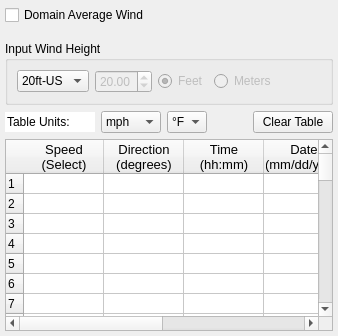
          <widget class="QWidget" name="domainAveragePage">
           <layout class="QVBoxLayout" name="verticalLayout_11" stretch="0">
            <property name="spacing">
             <number>6</number>
            </property>
            <property name="leftMargin">
             <number>5</number>
            </property>
            <property name="topMargin">
             <number>5</number>
            </property>
            <property name="rightMargin">
             <number>5</number>
            </property>
            <property name="bottomMargin">
             <number>5</number>
            </property>
            <item>
             <layout class="QVBoxLayout" name="domainAvgWndLayout" stretch="1,0,1,1,0">
              <property name="spacing">
               <number>6</number>
              </property>
              <property name="sizeConstraint">
               <enum>QLayout::SizeConstraint::SetMinAndMaxSize</enum>
              </property>
              <property name="topMargin">
               <number>0</number>
              </property>
              <item>
               <layout class="QHBoxLayout" name="domainAvgWindLayout">
                <property name="sizeConstraint">
                 <enum>QLayout::SizeConstraint::SetDefaultConstraint</enum>
                </property>
                <property name="topMargin">
                 <number>0</number>
                </property>
                <item>
                 <widget class="QCheckBox" name="useDomainAvgWind">
                  <property name="sizePolicy">
                   <sizepolicy hsizetype="Expanding" vsizetype="Fixed">
                    <horstretch>0</horstretch>
                    <verstretch>0</verstretch>
                   </sizepolicy>
                  </property>
                  <property name="minimumSize">
                   <size>
                    <width>0</width>
                    <height>5</height>
                   </size>
                  </property>
                  <property name="cursor">
                   <cursorShape>PointingHandCursor</cursorShape>
                  </property>
                  <property name="text">
                   <string>Domain Average Wind</string>
                  </property>
                 </widget>
                </item>
                <item>
                 <spacer name="horizontalSpacer_11">
                  <property name="orientation">
                   <enum>Qt::Orientation::Horizontal</enum>
                  </property>
                  <property name="sizeHint" stdset="0">
                   <size>
                    <width>40</width>
                    <height>20</height>
                   </size>
                  </property>
                 </spacer>
                </item>
               </layout>
              </item>
              <item>
               <layout class="QVBoxLayout" name="verticalLayout_13">
                <property name="topMargin">
                 <number>10</number>
                </property>
               </layout>
              </item>
              <item>
               <widget class="QGroupBox" name="inputWindHeight">
                <property name="sizePolicy">
                 <sizepolicy hsizetype="Preferred" vsizetype="Fixed">
                  <horstretch>0</horstretch>
                  <verstretch>100</verstretch>
                 </sizepolicy>
                </property>
                <property name="title">
                 <string>Input Wind Height</string>
                </property>
                <layout class="QHBoxLayout" name="horizontalLayout_2">
                 <item>
                  <widget class="QComboBox" name="domainAvgPicklist">
                   <property name="cursor">
                    <cursorShape>PointingHandCursor</cursorShape>
                   </property>
                   <item>
                    <property name="text">
                     <string>20ft-US</string>
                    </property>
                   </item>
                   <item>
                    <property name="text">
                     <string>10m-SI</string>
                    </property>
                   </item>
                   <item>
                    <property name="text">
                     <string>Custom</string>
                    </property>
                   </item>
                  </widget>
                 </item>
                 <item>
                  <widget class="QDoubleSpinBox" name="windHeightValue">
                   <property name="enabled">
                    <bool>false</bool>
                   </property>
                   <property name="cursor">
                    <cursorShape>PointingHandCursor</cursorShape>
                   </property>
                   <property name="minimum">
                    <double>0.010000000000000</double>
                   </property>
                   <property name="value">
                    <double>20.000000000000000</double>
                   </property>
                  </widget>
                 </item>
                 <item>
                  <widget class="QRadioButton" name="windHeightFeet">
                   <property name="enabled">
                    <bool>false</bool>
                   </property>
                   <property name="cursor">
                    <cursorShape>PointingHandCursor</cursorShape>
                   </property>
                   <property name="text">
                    <string>Feet</string>
                   </property>
                   <property name="checked">
                    <bool>true</bool>
                   </property>
                  </widget>
                 </item>
                 <item>
                  <widget class="QRadioButton" name="windHeightMeters">
                   <property name="enabled">
                    <bool>false</bool>
                   </property>
                   <property name="cursor">
                    <cursorShape>PointingHandCursor</cursorShape>
                   </property>
                   <property name="text">
                    <string>Meters</string>
                   </property>
                  </widget>
                 </item>
                 <item>
                  <spacer name="horizontalSpacer_10">
                   <property name="orientation">
                    <enum>Qt::Orientation::Horizontal</enum>
                   </property>
                   <property name="sizeHint" stdset="0">
                    <size>
                     <width>40</width>
                     <height>20</height>
                    </size>
                   </property>
                  </spacer>
                 </item>
                </layout>
               </widget>
              </item>
              <item>
               <layout class="QHBoxLayout" name="clearTableLayout" stretch="1,0,1,4,1">
                <property name="topMargin">
                 <number>0</number>
                </property>
                <property name="bottomMargin">
                 <number>0</number>
                </property>
                <item>
                 <widget class="QLineEdit" name="unitTextField">
                  <property name="sizePolicy">
                   <sizepolicy hsizetype="Fixed" vsizetype="Fixed">
                    <horstretch>0</horstretch>
                    <verstretch>0</verstretch>
                   </sizepolicy>
                  </property>
                  <property name="minimumSize">
                   <size>
                    <width>90</width>
                    <height>0</height>
                   </size>
                  </property>
                  <property name="maximumSize">
                   <size>
                    <width>90</width>
                    <height>16777215</height>
                   </size>
                  </property>
                  <property name="text">
                   <string>Table Units:</string>
                  </property>
                  <property name="frame">
                   <bool>false</bool>
                  </property>
                  <property name="readOnly">
                   <bool>true</bool>
                  </property>
                 </widget>
                </item>
                <item>
                 <widget class="QComboBox" name="speedUnits">
                  <property name="sizePolicy">
                   <sizepolicy hsizetype="Fixed" vsizetype="Fixed">
                    <horstretch>0</horstretch>
                    <verstretch>0</verstretch>
                   </sizepolicy>
                  </property>
                  <property name="minimumSize">
                   <size>
                    <width>60</width>
                    <height>0</height>
                   </size>
                  </property>
                  <property name="maximumSize">
                   <size>
                    <width>60</width>
                    <height>16777215</height>
                   </size>
                  </property>
                  <property name="cursor">
                   <cursorShape>PointingHandCursor</cursorShape>
                  </property>
                  <item>
                   <property name="text">
                    <string>mph</string>
                   </property>
                  </item>
                  <item>
                   <property name="text">
                    <string>m/s</string>
                   </property>
                  </item>
                  <item>
                   <property name="text">
                    <string>kph</string>
                   </property>
                  </item>
                  <item>
                   <property name="text">
                    <string>kts</string>
                   </property>
                  </item>
                 </widget>
                </item>
                <item>
                 <widget class="QComboBox" name="tempUnits">
                  <property name="sizePolicy">
                   <sizepolicy hsizetype="Fixed" vsizetype="Fixed">
                    <horstretch>0</horstretch>
                    <verstretch>0</verstretch>
                   </sizepolicy>
                  </property>
                  <property name="minimumSize">
                   <size>
                    <width>40</width>
                    <height>0</height>
                   </size>
                  </property>
                  <property name="maximumSize">
                   <size>
                    <width>40</width>
                    <height>16777215</height>
                   </size>
                  </property>
                  <property name="cursor">
                   <cursorShape>PointingHandCursor</cursorShape>
                  </property>
                  <property name="layoutDirection">
                   <enum>Qt::LayoutDirection::LeftToRight</enum>
                  </property>
                  <item>
                   <property name="text">
                    <string>°F</string>
                   </property>
                  </item>
                  <item>
                   <property name="text">
                    <string>°C</string>
                   </property>
                  </item>
                 </widget>
                </item>
                <item>
                 <spacer name="horizontalSpacer_12">
                  <property name="orientation">
                   <enum>Qt::Orientation::Horizontal</enum>
                  </property>
                  <property name="sizeHint" stdset="0">
                   <size>
                    <width>40</width>
                    <height>20</height>
                   </size>
                  </property>
                 </spacer>
                </item>
                <item>
                 <widget class="QPushButton" name="clearDAWtable">
                  <property name="sizePolicy">
                   <sizepolicy hsizetype="Fixed" vsizetype="Fixed">
                    <horstretch>0</horstretch>
                    <verstretch>0</verstretch>
                   </sizepolicy>
                  </property>
                  <property name="cursor">
                   <cursorShape>PointingHandCursor</cursorShape>
                  </property>
                  <property name="text">
                   <string>Clear Table</string>
                  </property>
                 </widget>
                </item>
               </layout>
              </item>
              <item>
               <layout class="QVBoxLayout" name="verticalLayout_14" stretch="0">
                <property name="sizeConstraint">
                 <enum>QLayout::SizeConstraint::SetMaximumSize</enum>
                </property>
                <property name="topMargin">
                 <number>0</number>
                </property>
                <item>
                 <widget class="QTableWidget" name="windTableData">
                  <property name="sizePolicy">
                   <sizepolicy hsizetype="Expanding" vsizetype="Expanding">
                    <horstretch>1</horstretch>
                    <verstretch>0</verstretch>
                   </sizepolicy>
                  </property>
                  <property name="minimumSize">
                   <size>
                    <width>100</width>
                    <height>0</height>
                   </size>
                  </property>
                  <property name="dragEnabled">
                   <bool>true</bool>
                  </property>
                  <property name="dragDropMode">
                   <enum>QAbstractItemView::DragDropMode::DragDrop</enum>
                  </property>
                  <property name="defaultDropAction">
                   <enum>Qt::DropAction::MoveAction</enum>
                  </property>
                  <property name="wordWrap">
                   <bool>true</bool>
                  </property>
                  <property name="rowCount">
                   <number>50</number>
                  </property>
                  <attribute name="horizontalHeaderCascadingSectionResizes">
                   <bool>false</bool>
                  </attribute>
                  <attribute name="horizontalHeaderMinimumSectionSize">
                   <number>20</number>
                  </attribute>
                  <attribute name="horizontalHeaderDefaultSectionSize">
                   <number>80</number>
                  </attribute>
                  <attribute name="horizontalHeaderStretchLastSection">
                   <bool>true</bool>
                  </attribute>
                  <attribute name="verticalHeaderCascadingSectionResizes">
                   <bool>false</bool>
                  </attribute>
                  <attribute name="verticalHeaderMinimumSectionSize">
                   <number>20</number>
                  </attribute>
                  <attribute name="verticalHeaderDefaultSectionSize">
                   <number>20</number>
                  </attribute>
                  <attribute name="verticalHeaderStretchLastSection">
                   <bool>true</bool>
                  </attribute>
                  <row/>
                  <row/>
                  <row/>
                  <row/>
                  <row/>
                  <row/>
                  <row/>
                  <row/>
                  <row/>
                  <row/>
                  <row/>
                  <row/>
                  <row/>
                  <row/>
                  <row/>
                  <row/>
                  <row/>
                  <row/>
                  <row/>
                  <row/>
                  <row/>
                  <row/>
                  <row/>
                  <row/>
                  <row/>
                  <row/>
                  <row/>
                  <row/>
                  <row/>
                  <row/>
                  <row/>
                  <row/>
                  <row/>
                  <row/>
                  <row/>
                  <row/>
                  <row/>
                  <row/>
                  <row/>
                  <row/>
                  <row/>
                  <row/>
                  <row/>
                  <row/>
                  <row/>
                  <row/>
                  <row/>
                  <row/>
                  <row/>
                  <row/>
                  <column>
                   <property name="text">
                    <string>Speed
(Select)</string>
                   </property>
                   <property name="font">
                    <font>
                     <pointsize>10</pointsize>
                    </font>
                   </property>
                  </column>
                  <column>
                   <property name="text">
                    <string>Direction
(degrees)</string>
                   </property>
                   <property name="toolTip">
                    <string extracomment="degrees"/>
                   </property>
                   <property name="font">
                    <font>
                     <pointsize>10</pointsize>
                    </font>
                   </property>
                  </column>
                  <column>
                   <property name="text">
                    <string>Time
(hh:mm)</string>
                   </property>
                   <property name="font">
                    <font>
                     <pointsize>10</pointsize>
                    </font>
                   </property>
                  </column>
                  <column>
                   <property name="text">
                    <string>Date
(mm/dd/yyyy)</string>
                   </property>
                   <property name="font">
                    <font>
                     <pointsize>10</pointsize>
                    </font>
                   </property>
                  </column>
                  <column>
                   <property name="text">
                    <string>Cloud Cover
(%)</string>
                   </property>
                   <property name="font">
                    <font>
                     <pointsize>10</pointsize>
                    </font>
                   </property>
                  </column>
                  <column>
                   <property name="text">
                    <string>Air Temp
(Select)</string>
                   </property>
                   <property name="font">
                    <font>
                     <pointsize>10</pointsize>
                    </font>
                   </property>
                  </column>
                 </widget>
                </item>
               </layout>
              </item>
             </layout>
            </item>
           </layout>
          </widget>
